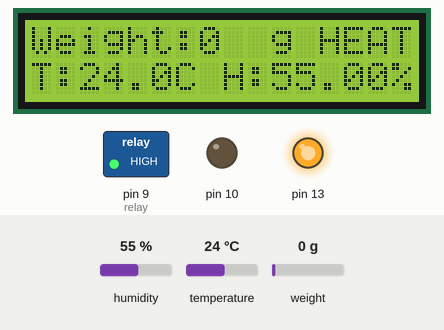
A sketch run on a simulated Arduino Uno, built with avr-gcc and run on an emulated ATmega328P. Parts: 16×2 character LCD, switched loads named in the sketch (green lamp = pin HIGH), output pins drawn as LEDs (lit = HIGH). Inputs (shaded band) come from the test bench; at power-on: temperature 24 °C, weight on the scale 0 g, humidity 55 %. What the sketch prints to the serial monitor is not drawn.

Above: at 3.6 s.
3.7 s: temperature set to 34 °C
At 4.9 s:
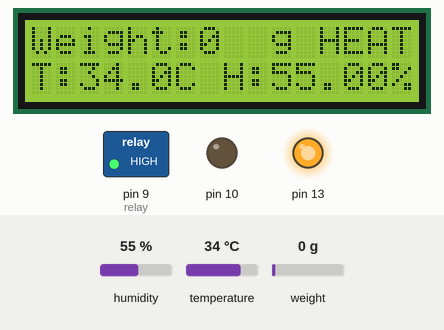
5.2 s: temperature set to 37 °C
At 6.0 s:
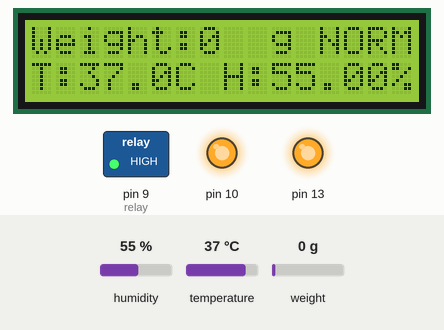
6.9 s: temperature set to 39 °C
At 7.7 s:
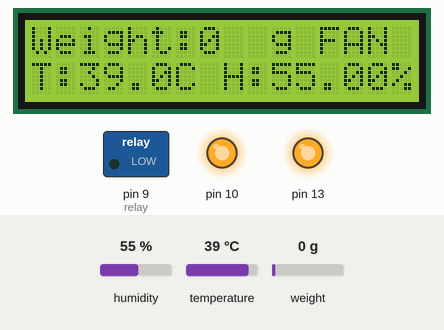
8.6 s: weight on the scale set to 4 g
At 9.9 s:
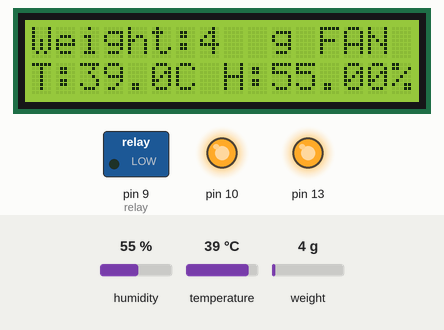
10.2 s: weight on the scale set to 7 g
At 10.9 s:
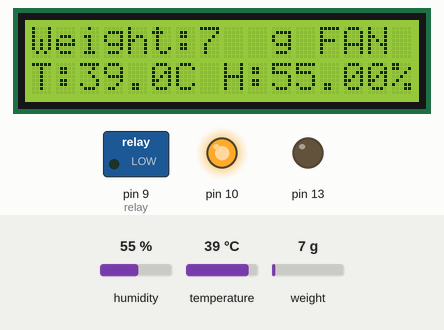
11.7 s: temperature set to 4 °C
At 13.3 s:
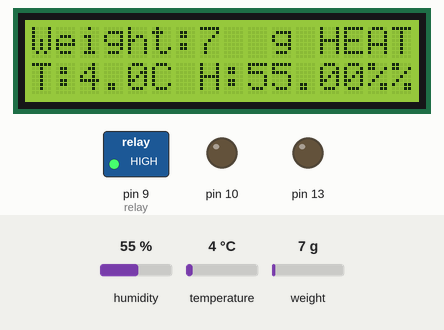
Timing chart, 0 to 14.4 s (numbered marks = the images above; inputs shaded):
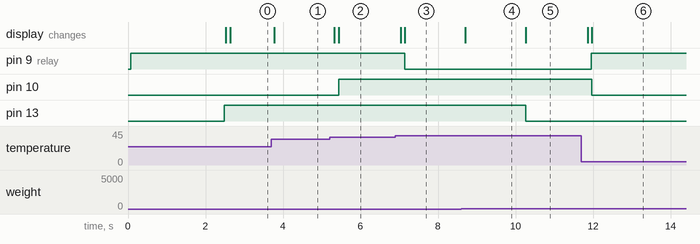

Measured:
- the behaviour switches between 35 and 36 °C on temperature (found by bisection; images 1 and 2)
- the behaviour switches between 37 and 38 °C on temperature (found by bisection; images 2 and 3)
- the behaviour switches between 5 and 6 g on weight on the scale (found by bisection; images 4 and 5)
- after the input at 3.7 s, the display: changes after 0.07 s (image 1)
- after the input at 5.2 s, pin 10: LOW → HIGH after 0.23 s; the display: first changes after 0.13 s (image 2 shows a later state)
- after the input at 6.9 s, pin 9 (relay): HIGH → LOW after 0.24 s; the display: first changes after 0.14 s (image 3 shows a later state)
- after the input at 8.6 s, the display: changes after 0.11 s (image 4)
- after the input at 10.2 s, pin 13: HIGH → LOW after 0.07 s; the display: changes after 0.07 s (image 5)
- after the input at 11.7 s, pin 9 (relay): LOW → HIGH after 0.26 s; pin 10: HIGH → LOW after 0.27 s; the display: first changes after 0.16 s (image 6 shows a later state)

The sketch:

Shormi_Incubator.ino
```cpp
#include <dht11.h>
#define DHT11PIN 8
#include <LiquidCrystal_I2C.h>

LiquidCrystal_I2C lcd(0x27,16,2);
dht11 DHT11;
int relay=9;
#include <HX711_ADC.h>
#if defined(ESP8266)|| defined(ESP32) || defined(AVR)
#include <EEPROM.h>
#endif

//pins:
const int HX711_dout = 6; //mcu > HX711 dout pin
const int HX711_sck = 7; //mcu > HX711 sck pin

//HX711 constructor:
HX711_ADC LoadCell(HX711_dout, HX711_sck);

const int calVal_eepromAdress = 0;
unsigned long t = 0;

void  setup()
{
  Serial.begin(9600);
    lcd.init();
  lcd.clear();
  lcd.backlight();      // Make sure backlight is on

  pinMode(13,OUTPUT);
  pinMode(relay,OUTPUT);
  digitalWrite(relay,HIGH);
  pinMode(10,OUTPUT);

  Serial.begin(57600); delay(10);
  Serial.println();
  Serial.println("Starting...");

  LoadCell.begin();
  //LoadCell.setReverseOutput(); //uncomment to turn a negative output value to positive
  float calibrationValue; // calibration value (see example file "Calibration.ino")
  calibrationValue = 696.0; // uncomment this if you want to set the calibration value in the sketch
#if defined(ESP8266)|| defined(ESP32)
  //EEPROM.begin(512); // uncomment this if you use ESP8266/ESP32 and want to fetch the calibration value from eeprom
#endif
  EEPROM.get(calVal_eepromAdress, calibrationValue); // uncomment this if you want to fetch the calibration value from eeprom

  unsigned long stabilizingtime = 2000; // preciscion right after power-up can be improved by adding a few seconds of stabilizing time
  boolean _tare = true; //set this to false if you don't want tare to be performed in the next step
  LoadCell.start(stabilizingtime, _tare);
  if (LoadCell.getTareTimeoutFlag()) {
    Serial.println("Timeout, check MCU>HX711 wiring and pin designations");
    while (1);
  }
  else {
    LoadCell.setCalFactor(calibrationValue); // set calibration value (float)
    Serial.println("Startup is complete");
  }


}

void loop()
{
  static boolean newDataReady = 0;
  const int serialPrintInterval = 0; //increase value to slow down serial print activity

  // check for new data/start next conversion:
  if (LoadCell.update()) newDataReady = true;

  // get smoothed value from the dataset:
  if (newDataReady) {
    if (millis() > t + serialPrintInterval) {
      int i = LoadCell.getData();
      Serial.print("Load_cell output val: ");
      Serial.println(i);
      newDataReady = 0;
      t = millis();
      lcd.setCursor(0,0);   //Set cursor to character 2 on line 0
      lcd.print("Weight:");
      lcd.print(i);
      lcd.setCursor(10,0);
      lcd.print("g");
      if(i>5){
        digitalWrite(13,LOW);
      }else{
        digitalWrite(13,HIGH);
      }
    }
  }

  // receive command from serial terminal, send 't' to initiate tare operation:
  if (Serial.available() > 0) {
    char inByte = Serial.read();
    if (inByte == 't') LoadCell.tareNoDelay();
  }

  // check if last tare operation is complete:
  if (LoadCell.getTareStatus() == true) {
    Serial.println("Tare complete");
  }


  //code
  Serial.println();
  // int w = 2;
  // Print a message on both lines of the LCD.

  int chk = DHT11.read(DHT11PIN);

  Serial.print("Humidity (%): ");
  Serial.println((float)DHT11.humidity, 2);

  Serial.print("Temperature  (C): ");
  Serial.println((float)DHT11.temperature, 2);
    float T = DHT11.temperature;
    float H = DHT11.humidity;
    // T= 10;
   lcd.setCursor(0,1);   //Move cursor to character 2 on line 1
  lcd.print("T:");
  lcd.print(T, 1);
  lcd.print("C");
  lcd.print(" H:");
  lcd.print(H, 2);
  lcd.print("%");
  delay(100);

  if(T>37.5){
    digitalWrite(relay,LOW);
    lcd.setCursor(12, 0);
    lcd.print("FAN ");
    digitalWrite(10,HIGH);
  }else if(T<36){
    digitalWrite(relay,HIGH);
    lcd.setCursor(12, 0);
    lcd.print("HEAT");
    digitalWrite(10,LOW);

  }else {
    lcd.setCursor(12, 0);
    lcd.print("NORM");
    digitalWrite(relay,HIGH);
    digitalWrite(10,HIGH);
  }

}


/*
   -------------------------------------------------------------------------------------
   HX711_ADC
   Arduino library for HX711 24-Bit Analog-to-Digital Converter for Weight Scales
   Olav Kallhovd sept2017
   -------------------------------------------------------------------------------------
*/

/*
   Settling time (number of samples) and data filtering can be adjusted in the config.h file
   For calibration and storing the calibration value in eeprom, see example file "Calibration.ino"

   The update() function checks for new data and starts the next conversion. In order to acheive maximum effective
   sample rate, update() should be called at least as often as the HX711 sample rate; >10Hz@10SPS, >80Hz@80SPS.
   If you have other time consuming code running (i.e. a graphical LCD), consider calling update() from an interrupt routine,
   see example file "Read_1x_load_cell_interrupt_driven.ino".

   This is an example sketch on how to use this library
*/

// #include <HX711_ADC.h>
// #if defined(ESP8266)|| defined(ESP32) || defined(AVR)
// #include <EEPROM.h>
// #endif

// //pins:
// const int HX711_dout = 6; //mcu > HX711 dout pin
// const int HX711_sck = 7; //mcu > HX711 sck pin

// //HX711 constructor:
// HX711_ADC LoadCell(HX711_dout, HX711_sck);

// const int calVal_eepromAdress = 0;
// unsigned long t = 0;

// void setup() {
//   Serial.begin(57600); delay(10);
//   Serial.println();
//   Serial.println("Starting...");

//   LoadCell.begin();
//   //LoadCell.setReverseOutput(); //uncomment to turn a negative output value to positive
//   float calibrationValue; // calibration value (see example file "Calibration.ino")
//   calibrationValue = 696.0; // uncomment this if you want to set the calibration value in the sketch
// #if defined(ESP8266)|| defined(ESP32)
//   //EEPROM.begin(512); // uncomment this if you use ESP8266/ESP32 and want to fetch the calibration value from eeprom
// #endif
//   EEPROM.get(calVal_eepromAdress, calibrationValue); // uncomment this if you want to fetch the calibration value from eeprom

//   unsigned long stabilizingtime = 2000; // preciscion right after power-up can be improved by adding a few seconds of stabilizing time
//   boolean _tare = true; //set this to false if you don't want tare to be performed in the next step
//   LoadCell.start(stabilizingtime, _tare);
//   if (LoadCell.getTareTimeoutFlag()) {
//     Serial.println("Timeout, check MCU>HX711 wiring and pin designations");
//     while (1);
//   }
//   else {
//     LoadCell.setCalFactor(calibrationValue); // set calibration value (float)
//     Serial.println("Startup is complete");
//   }
// }

// void loop() {
//   static boolean newDataReady = 0;
//   const int serialPrintInterval = 0; //increase value to slow down serial print activity

//   // check for new data/start next conversion:
//   if (LoadCell.update()) newDataReady = true;

//   // get smoothed value from the dataset:
//   if (newDataReady) {
//     if (millis() > t + serialPrintInterval) {
//       float i = LoadCell.getData();
//       Serial.print("Load_cell output val: ");
//       Serial.println(i);
//       newDataReady = 0;
//       t = millis();
//     }
//   }

//   // receive command from serial terminal, send 't' to initiate tare operation:
//   if (Serial.available() > 0) {
//     char inByte = Serial.read();
//     if (inByte == 't') LoadCell.tareNoDelay();
//   }

//   // check if last tare operation is complete:
//   if (LoadCell.getTareStatus() == true) {
//     Serial.println("Tare complete");
//   }

// }
```
